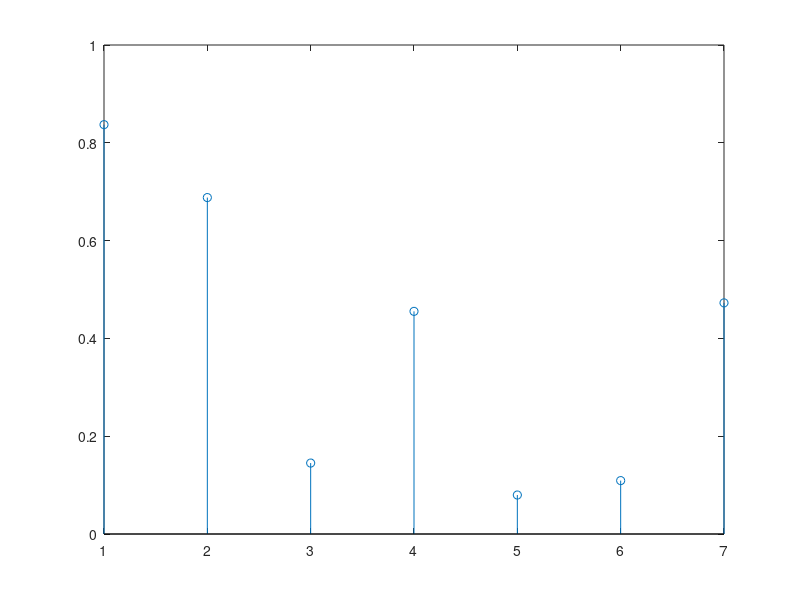

The MATLAB source for this figure: (Note: this script raises an error after producing the figure.)
%% 2 Modell för skördeutfall
n = 7;
p = 0.75;
U = rand(1,n)
U<=p
X = sum(U<=p)

figure(1)
stem(U)
refline(0,p)
%% 2 med Bin
n=9;
p=0.75;
N = 100
X = binornd(n,p,N,1)
antal =hist(X,0:n)
antal(4)
sum(X==3)
figure(2)
bar(0:n,antal)
xlabel('antal frön som gror')
ylabel('antal tillfällen')
bar(0:n,[antal/N; binopdf(0:n,n,p)]') %
xlabel('antal fröon som gror')
ylabel('andel påsar')
legend('simulering','exakt','best','nortwest')

%% 2.2
n = 85;
p = 0.4;
np = n*p 
npq = np*(1-p)
x = linspace(np-4*sqrt(npq),np+4*sqrt(npq));
figure(3)
stairs(0:n,binocdf(0:n,n,p))
hold on
plot(x,normcdf(x,np,sqrt(npq)))  
hold off

%% 2.3
figure(4)
subplot(211)
bar(0:2, binopdf(0:2,2,.75))
title('Antal frön som gror')
ylabel('p(x)')
mu = 10;
x = 0:4*mu;
figure(4)
subplot(234)
bar(x, poisspdf(x, 0*mu))
title('Skörd om 0 frön gror')
ylabel('p(y|x=0)')
subplot(235)
bar(x, poisspdf(x, 1*mu))
title('Skörd om 1 frön gror')
ylabel('p(y|x=1)')
subplot(236)
bar(x, poisspdf(x, 2*mu))
title('Skörd om 2 frön gror')
ylabel('p(y|x=2)')

%% 2.3.FORT
mu = 10;
x = 0:4*mu;
pY = poisspdf(x,0*mu)*binopdf(0,2,0.75);      %fallet X=0
pY = pY + poisspdf(x,1*mu)*binopdf(1,2,0.75); %fallet X=1
pY = pY + poisspdf(x,2*mu)*binopdf(2,2,0.75); %fallet X=2
figure(5)
bar(x,pY)
xlabel('antal nya frÖn')

%% 2.3 Allmänt fall
n=6; p=0.2; mu=6;
y = 0:100;
pY = zeros(size(y));   % Fyll f ̈orst p_Y(y) med nollor.
for k=0:n              % Uppdatera p_Y(y) f ̈or varje k
    pY=pY+poisspdf(y,mu*k)*binopdf(k,n,p);
end

figure(6)
bar(y,pY)
xlabel('antal nya frön')

%% Harvest
harvest(7,0.75,10)

%% 3 Centrala gränsvärdesatsen
mu = 1.6;                     % det sanna my-v ̈ardet
x = poissrnd(mu,48,1)        % en 2x1-matris med Po(my)-slumptal
xmedel = mean(x)            % medelv ̈ardet

%% 3.2
mu = 1.6;
n = 48;        % antal termer i medelv ̈ardet
M = 1000;     % antal simuleringar
x = poissrnd(mu,n,M)   % n x M-matris. x1 i f ̈orsta raden, xn i sista.
xmedel = mean(x)       % M st medelv ̈arden
subplot(2,1,1)
histogram(x(1,:),0:15)     % histogram  ̈over de Mst x1-v ̈ardena
subplot(2,1,2)
histogram(xmedel,0:0.5:15) % histogram  ̈over de Mst x-medelv ̈ardena


